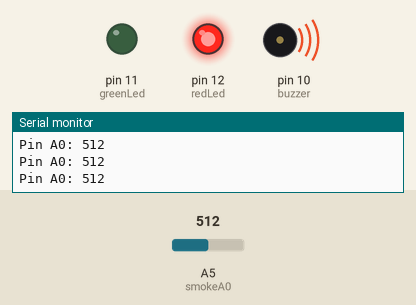
Simulated run of this sketch. Board: Arduino Uno, built with avr-gcc and run on an emulated ATmega328P. Parts: output pins drawn as LEDs (lit = HIGH), buzzer (waves = sounding), the last lines printed to the serial monitor. Inputs (shaded band) come from the test bench; at power-on: A5 (smokeA0) = 512.

Above: at 1.2 s.
1.3 s: A5 (smokeA0) set to 20
2.8 s: A5 (smokeA0) set to 17
At 3.2 s:
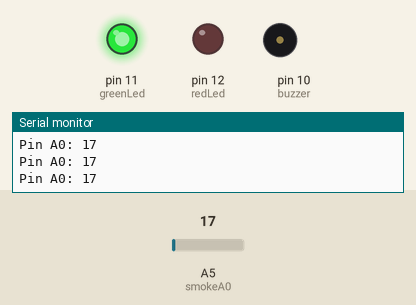
4.3 s: A5 (smokeA0) set to 122
At 5.5 s:
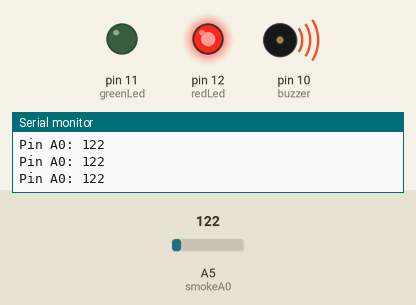
5.8 s: A5 (smokeA0) set to 8
At 7.0 s:
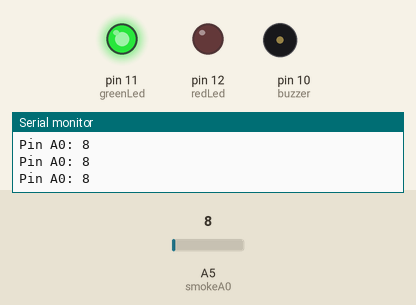
Timing chart, 0 to 8.3 s (numbered marks = the images above; inputs shaded):
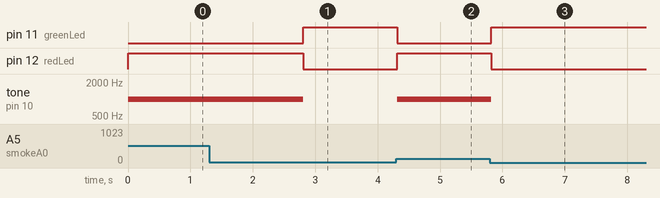

Measured:
- the behaviour switches between 19 and 18 on A5 (smokeA0) (found by bisection; images 0 and 1)
- after the input at 2.8 s, pin 11 (greenLed): LOW → HIGH at once; pin 12 (redLed): HIGH → LOW at once; tone on pin 10 (buzzer): 1000 Hz → silent at once
- after the input at 4.3 s, pin 11 (greenLed): HIGH → LOW at once; pin 12 (redLed): LOW → HIGH at once; tone on pin 10 (buzzer): silent → 1000 Hz at once
- after the input at 5.8 s, pin 11 (greenLed): LOW → HIGH at once; pin 12 (redLed): HIGH → LOW at once; tone on pin 10 (buzzer): 1000 Hz → silent at once

The sketch:

MQ_2.ino
```cpp
/*******

 All the resources for this project:
 https://www.hackster.io/Aritro

*******/

int redLed = 12; // red LED pin
int greenLed = 11; // green LED pin
int buzzer = 10; // Piezo Buzzer pin
int smokeA0 = A5; // MQ-2 analog output pin
// Your threshold value
int sensorThres = 18;

void setup() {
  pinMode(redLed, OUTPUT);
  pinMode(greenLed, OUTPUT);
  pinMode(buzzer, OUTPUT);
  pinMode(smokeA0, INPUT);
  Serial.begin(9600);
}

void loop() {
  int analogSensor = analogRead(smokeA0);

  Serial.print("Pin A0: ");
  Serial.println(analogSensor);
  // Checks if it has reached the threshold value
  if (analogSensor > sensorThres)
  {
    digitalWrite(redLed, HIGH);  // Will light red LED if threshold value is reached.
    digitalWrite(greenLed, LOW); // Will not light green LED if threshold value is reached.
    tone(buzzer, 1000, 200); // Will activate buzzer if threshold value is reached.
  }
  else
  {
    digitalWrite(redLed, LOW); // Will not light red LED.
    digitalWrite(greenLed, HIGH); // Will light green LED.
    noTone(buzzer); // Buzzer will not be activated.
  }
  delay(100);
}
```
